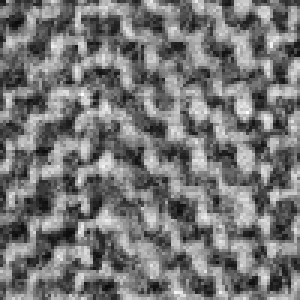
#> input picture images/orig_image_rezise.png, 100 x 100 px, given in place of brodatz_D1.jpeg, which was not available (shown 3 times larger)
$ python test_everything_new.py   (Python 2 division)   (older library calls are emulated)
#> lines starting #> are read from the running program, lines starting #| are printed output that depends on the picture; pictures that were not available may be replaced by others from this repository, and a replacement may not be noted
### images/gabor_class_test/jet_space_new.py
# -*- coding: utf-8 -*-
"""
Created on Fri Jan 23 12:29:16 2015

@author: frederik
"""

import cv2
import numpy as np

#from gabor_complex_new import complexKernel
from gabor_complex_opencv import complexKernel

class jetSpace:

    def __init__ (self, ks = 15, p = 0.9, k = 2, lm = 0.25):

#        print  ks, cks, sig, lm, nofscales, noftheta, gm

#> called with ks = 15, p = 0.9, k = 2, lm = 0.25
        self.gabor_jet = []

        for scale in range(0,5):
            kernel_list = []

            rotations = 8
            for thetaadjustment in range(rotations):
                theta = float(thetaadjustment)/rotations * np.pi

                kernel_sigma = (1/np.pi) *  (( k +1)/(k-1))*np.sqrt(-np.log(p))
                kernel_sigma = kernel_sigma/ lm

                kernel_list.append( complexKernel(ks, kernel_sigma, theta, lm, scale ) )
            self.gabor_jet.append( kernel_list )

    def calculateResponse(self, image):
        gabor_response = []
        for kernel_listn in self.gabor_jet:
            analyzed_images = []
            for kernel in kernel_listn:
                gabor_image = kernel.analyze(image)
                analyzed_images.append(gabor_image)
            gabor_response.append(analyzed_images)
        return gabor_response

    def inspect_kernel(self, time):
#> called with time = 50
        gabor_large_list = []
        for kernel_listn in self.gabor_jet:
            analyzed_images = []
            for kernel in kernel_listn:
                gabor_image = kernel.get_kernel()
                analyzed_images.append(gabor_image)
                gabor_images = cv2.hconcat(analyzed_images)
            gabor_large_list.append(gabor_images)
        image_to_show = cv2.vconcat(gabor_large_list)
        image_to_show = cv2.normalize( image_to_show,0,255 )
        cv2.imshow("Gabor Kernels", image_to_show)
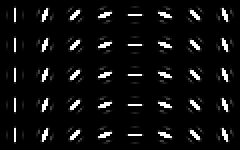
#> window 'Gabor Kernels': shape (75, 120) (shown 2 times larger); min 0, max 255, mean 15.3
        cv2.waitKey(time)
        return image_to_show

    # [7 lines left out: function createImage, not called in this run]

    def getPixelJet(self,pos, gabor_list):
        colums = len(gabor_list)
        rows = len(gabor_list[0])
        pixel_jet = np.zeros((colums,rows), np.float )
        for line_index, line in enumerate( gabor_list ):
            for gabor_index, gabor in enumerate(line):
#                print line_index, gabor_index, gabor.shape
                gabor = cv2.blur(gabor,(13,13))
                pixel_jet[line_index,gabor_index] = gabor[ pos[0],pos[1] ]

        return pixel_jet

    def compareJetSpace(self, jet1, jet2):
         return np.dot(jet1.flatten(),jet2.flatten())/(  np.linalg.norm( jet1.flatten() ) *  np.linalg.norm( jet2.flatten() )  )

# [4 lines that do not run on import are left out]

### images/gabor_class_test/gabor_complex_opencv.py
# encoding: utf-8
# gabor.py
# 2012-3-8
# Eiichiro Momma

__author__ = 'Frederik Hagelskjær'
import numpy as np
import cv2


def mkKernel(ks, sig, th , f0):
        if not ks%2:
            exit(1)

        return cv2.getGaborKernel( (ks, ks), sig, th, 1.0/f0, 1,  0.0)


#        """ Definition of the varibles"""
#        theta = th
#        sigma = np.float(sig)
#        f0 = np.float(f0)
#
#        """Creating the kernel size"""
#        xs=np.linspace(-(ks-1)/2,(ks-1)/2,ks)
#        ys=np.linspace(-(ks-1)/2,(ks-1)/2,ks)
#        """Creating the kernel"""
#        x,y = np.meshgrid(xs,ys)
#
#        """ Angle of the signal """
#        x_theta = x*np.cos(theta)+y*np.sin(theta)
#        y_theta = -x*np.sin(theta)+y*np.cos(theta)
#
#
#        return f0**2/(np.pi * sigma**2) * np.exp(-( (x_theta**2)*f0**2/(sigma**2) + (y_theta**2)*f0**2/(sigma**2) ))*np.cos(2*np.pi*f0*x_theta)

def mkKernelI(ks, sig, th , f0):
        if not ks%2:
            exit(1)


        return cv2.getGaborKernel((ks, ks), sig, th, 1.0/f0, 1,  np.pi/2)


# [23 lines of commented-out code are left out]

class complexKernel:

    def __init__ (self, ks, sig, th, lm, scale):
        self.kernel_real = mkKernel(ks, sig, th, lm)
        self.kernel_imaginary = mkKernelI(ks, sig, th, lm )
        self.scale = scale

    def analyze(self, image):
        image = cv2.cvtColor(image, cv2.COLOR_BGR2GRAY)
        original_shape = image.shape
        image = cv2.resize(image, dsize = ( int( image.shape[1]/(2**( self.scale )) ), int( image.shape[0]/(2**( self.scale )) )  ))

#        cv2.imshow("downscaled", image)
#        cv2.waitKey(0)

        src_f = np.array(image, dtype=np.float32)
        src_f /= 255.

        src_fI = np.array(image, dtype=np.float32)
        src_fI /= 255.

        dest = cv2.filter2D(src_f, cv2.CV_32F,self.kernel_real)
        destI = cv2.filter2D(src_fI, cv2.CV_32F,self.kernel_imaginary)

        mag = np.sqrt(dest**2 + destI**2)
        mag = cv2.resize(mag, dsize = (original_shape[1], original_shape[0]))

        return mag

    def get_kernel(self):
        #print self.kernel_imaginary.mean()
        kernelimg = self.kernel_real
        return kernelimg


# [51 lines that do not run on import are left out]

    #        del(camera)
    #        cv2.destroyAllWindows()

### images/gabor_class_test/test_everything_new.py
# -*- coding: utf-8 -*-
"""
Created on Fri Jan 23 12:21:49 2015

@author: frederik
"""

import cv2
import numpy as np
from jet_space_new import jetSpace

for scaling in [ 0.2]: #0.5, 0.25,
    gabor_jet_kernel = jetSpace(15, 0.9, 2, 0.25 )

    result_to_rot = {'0.0':0, '0.1745':0,
    '0.3491':0, '0.5236':0,
    '0.6981':0, '0.8727':0,
    '1.047':0, '1.222':0}

    pixel_jets = []

    gabor_jet_kernel.inspect_kernel(50)

    for testD in range(1,14) + range(15,112):

        input_image = "/home/frederik/pcl/brodatz/textures/brodatz_D" + str(testD) + ".jpeg"
        image = cv2.imread(input_image)
#> image is the input picture: shape (100, 100, 3); min 11, max 255, mean 118.2
        image = cv2.resize(image, ( 480, 480 ), 0.48, 0.48, 0)
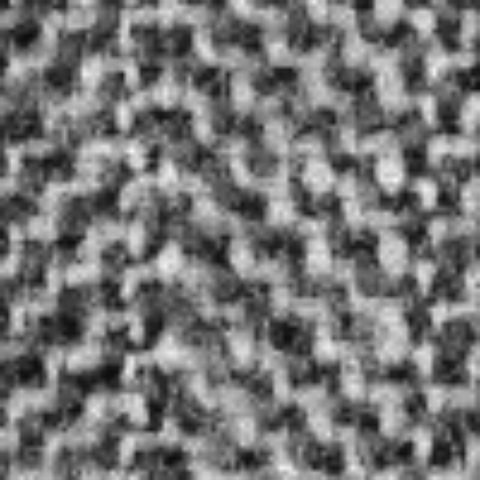
#> image: shape (480, 480, 3); min 11, max 247, mean 118


        response = gabor_jet_kernel.calculateResponse(image)
#> after the loop in calculateResponse, `for kernel_listn in self.gabor_jet:`: gabor_response = 5 items
#> response = 5 items
        pixel_jet_image_1 = gabor_jet_kernel.getPixelJet((240,240),response)
#> in getPixelJet, `colums = len(gabor_list)`: colums = 5
#> in getPixelJet, `rows = len(gabor_list[0])`: rows = 8
#> the loop in getPixelJet, `for line_index, line in enumerate( gabor_list ):` made 5 passes
#> after the loop in getPixelJet, `for line_index, line in enumerate( gabor_list ):`:
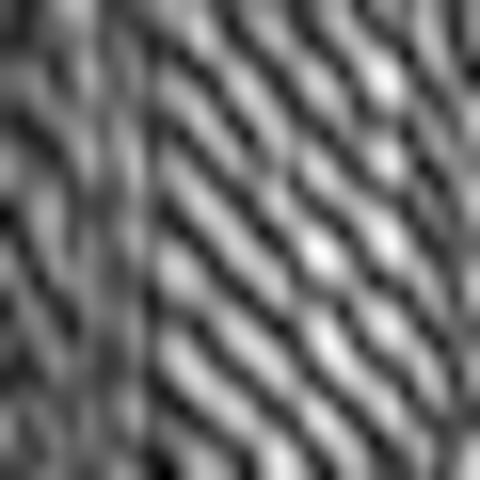
#> gabor: shape (480, 480) float32; min 0.132, max 1.59, mean 0.782; drawn with min black and max white
#> (the run stopped early here; a loop or call above may not have finished)

$ run again, on images/test_image.png
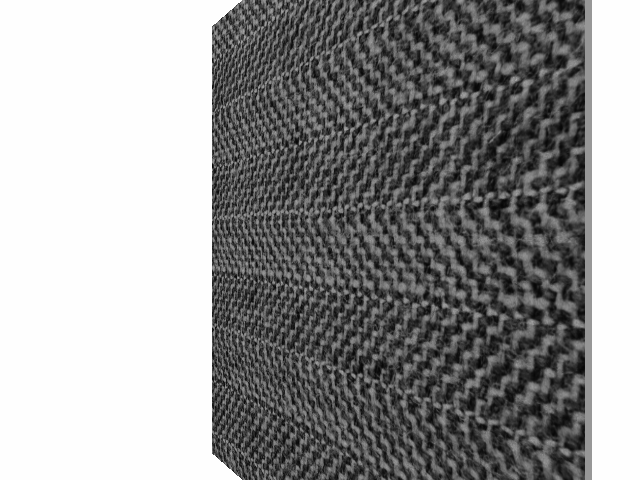
#> input picture images/test_image.png, 640 x 480 px, given in place of brodatz_D1.jpeg, which was not available
#> image is the input picture: shape (480, 640, 3); mean B, G, R 148.9, 148.9, 148.9
#> the loop in calculateResponse, `for kernel_listn in self.gabor_jet:` made 5 passes
#> pass 1, in analyze, `dest = cv2.filter2D(src_f, cv2.CV_32F,self.kernel_real)`:
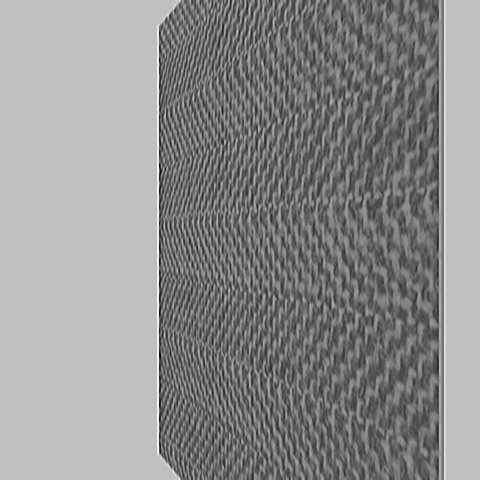
#> dest: shape (480, 480) float32; min -0.851, max 2.2, mean 0.846; drawn with min black and max white
#> after the loop in calculateResponse, `for kernel_listn in self.gabor_jet:`: gabor_response = 5 items
#> colums = 5
#> rows = 8
#> the loop in getPixelJet, `for line_index, line in enumerate( gabor_list ):` made 5 passes
#> after the loop in getPixelJet, `for line_index, line in enumerate( gabor_list ):`:
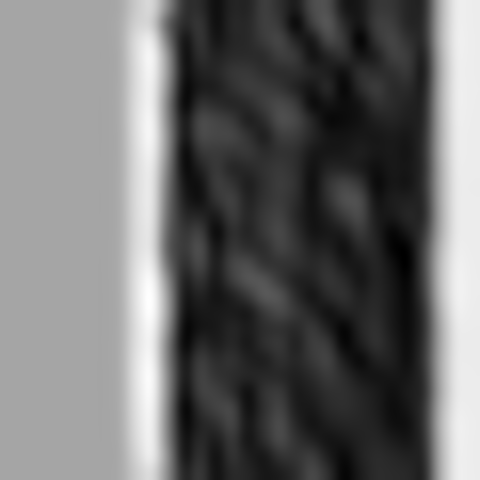
#> gabor: shape (480, 480) float32; min 0.144, max 2.14, mean 0.98; drawn with min black and max white
